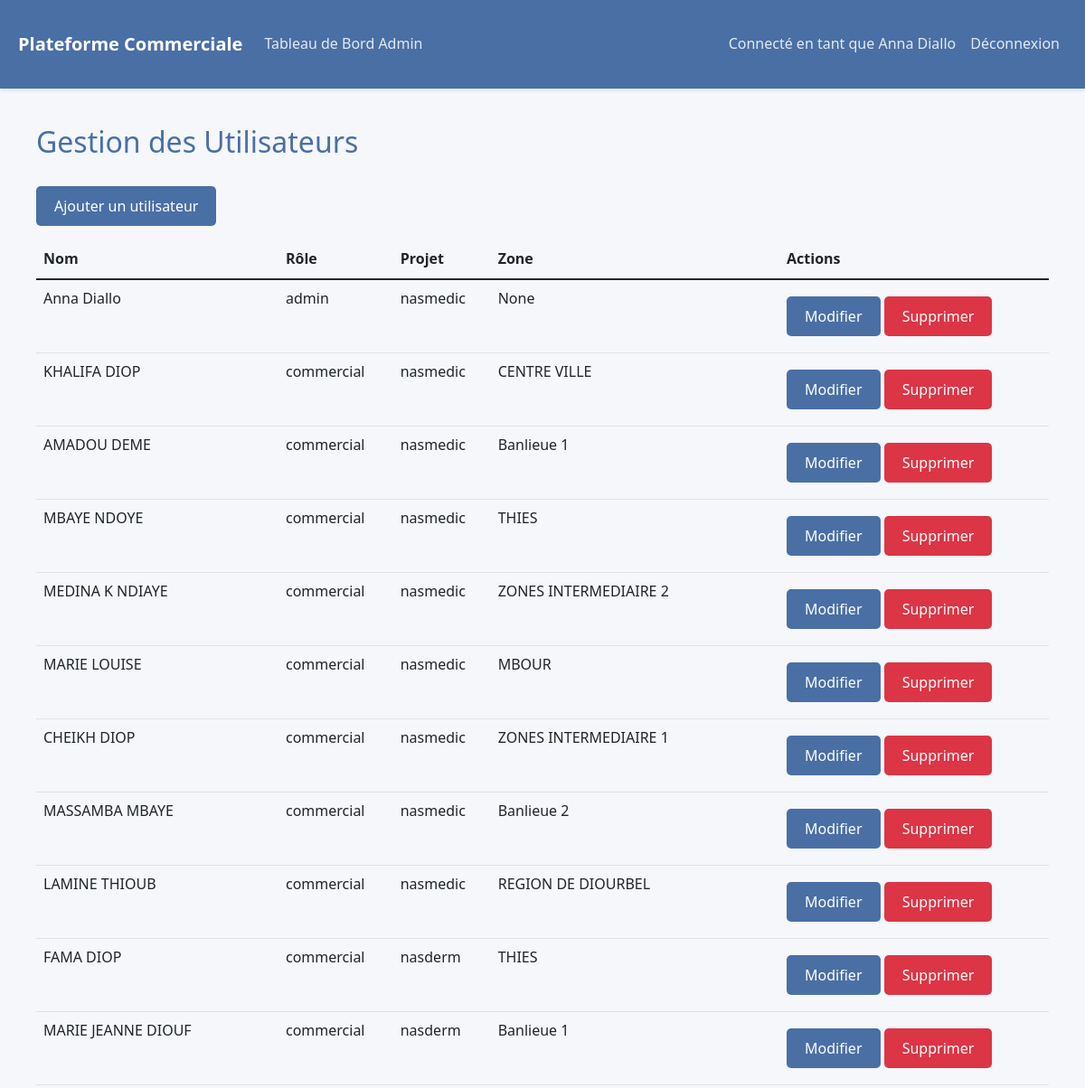
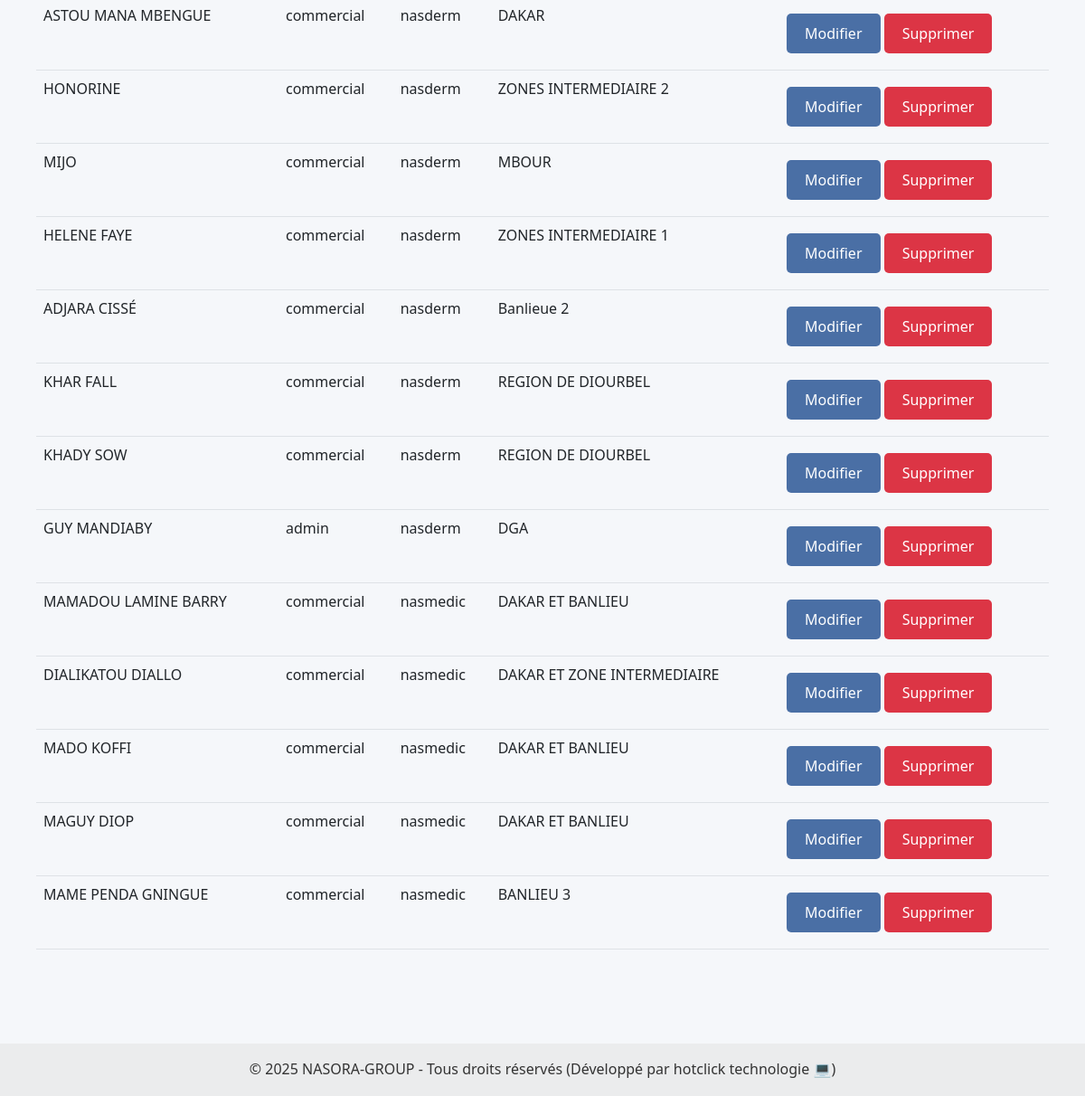
The app's page /admin/users (signed in) with its own data (2 pictures, top to bottom).
### models.py (models this page shows)
class User(db.Model):
    id = db.Column(db.Integer, primary_key=True)

### app.py (the view)
@app.route('/admin/users')
@login_required
def admin_users():
    if current_user.role != 'admin':
        flash('Accès non autorisé.', 'error')
        return redirect(url_for('home'))
    users = User.query.all()
    return render_template('admin_users.html', users=users)

### app.py (called while the page is built)
@login_manager.user_loader
def load_user(user_id):
    return User.query.get(int(user_id))

### templates/admin_users.html
{% extends 'base.html' %}
{% block content %}
<div class="container">
    <h2>Gestion des Utilisateurs</h2>
    <a href="{{ url_for('admin_add_user') }}" class="btn btn-primary mb-3">Ajouter un utilisateur</a>
    <table class="table">
        <thead>
            <tr>
                <th>Nom</th>
                <th>Rôle</th>
                <th>Projet</th>
                <th>Zone</th>
                <th>Actions</th>
            </tr>
        </thead>
        <tbody>
            {% for user in users %}
            <tr>
                <td>{{ user.username }}</td>
                <td>{{ user.role }}</td>
                <td>{{ user.project }}</td>
                <td>{{ user.zone }}</td>
                <td>
                    <a href="{{ url_for('admin_edit_user', user_id=user.id) }}" class="btn btn-sm btn-warning">Modifier</a>
                    <a href="{{ url_for('admin_delete_user', user_id=user.id) }}" class="btn btn-sm btn-danger" onclick="return confirm('Êtes-vous sûr?')">Supprimer</a>
                </td>
            </tr>
            {% endfor %}
        </tbody>
    </table>
</div>
{% endblock %}

### templates/base.html (shortened to what this page needs)
<!DOCTYPE html>
<html lang="fr">
<head>
    <link href="https://cdn.jsdelivr.net/npm/bootstrap@5.1.3/dist/css/bootstrap.min.css" rel="stylesheet">
    <link rel="stylesheet" href="https://cdnjs.cloudflare.com/ajax/libs/font-awesome/6.0.0/css/all.min.css">
    <link rel="stylesheet" type="text/css" href="https://cdn.datatables.net/1.11.5/css/jquery.dataTables.css">
    <link rel="stylesheet" href="{{ url_for('static', filename='css/styles.css') }}">
</head>
<body>
    <nav class="navbar navbar-expand-lg navbar-dark">
        <div class="container">
            <a class="navbar-brand" href="{{ url_for('home') }}">Plateforme Commerciale</a>
            <div class="collapse navbar-collapse" id="navbarNav">
                <ul class="navbar-nav me-auto">
                    {% if current_user.is_authenticated %}
                        {% if current_user.role == 'admin' %}
                            <li class="nav-item">
                                <a class="nav-link" href="{{ url_for('admin_dashboard') }}">Tableau de Bord Admin</a>
                            </li>
                        {% endif %}
                    {% endif %}
                </ul>
                <ul class="navbar-nav">
                    {% if current_user.is_authenticated %}
                        <li class="nav-item">
                            <span class="nav-link">Connecté en tant que {{ current_user.username }}</span>
                        </li>
                        <li class="nav-item">
                            <a class="nav-link" href="{{ url_for('logout') }}">Déconnexion</a>
                        </li>
                    {% else %}
                        <li class="nav-item">
                            <a class="nav-link" href="{{ url_for('login') }}">Connexion</a>
                        </li>
                    {% endif %}
                </ul>
            </div>
        </div>
    </nav>
    <div class="container">
        {% block content %}{% endblock %}
    </div>
    <footer class="bg-light text-center text-lg-start mt-5">
        <div class="text-center p-3" style="background-color: rgba(0, 0, 0, 0.05);">
            © 2025 NASORA-GROUP - Tous droits réservés  (Développé par hotclick technologie 💻)
        </div>
    </footer>
</body>
</html>

### static/css/styles.css (style rules this page uses)
:root { --primary-color: #4a6fa5; --secondary-color: #6c757d; --success-color: #28a745; --danger-color: #dc3545; --warning-color: #ffc107; --info-color: #17a2b8; --light-color: #f8f9fa; --dark-color: #343a40; }
body { font-family: 'Segoe UI', Tahoma, Geneva, Verdana, sans-serif; background-color: #f5f7fa; color: #333; line-height: 1.6; }
.navbar { background-color: var(--primary-color); box-shadow: 0 2px 4px rgba(0, 0, 0, 0.1); }
.navbar-brand { font-weight: bold; color: white !important; }
.nav-link { color: rgba(255, 255, 255, 0.85) !important; }
.container { max-width: 1200px; margin: 0 auto; padding: 20px; }
.btn { display: inline-block; background: var(--primary-color); color: white; padding: 10px 20px; border: none; border-radius: 5px; cursor: pointer; text-decoration: none; font-size: 16px; margin: 10px 0; transition: background 0.3s ease; }
.btn-danger { background: var(--danger-color); }
h1, h2, h3, h4, h5, h6 { color: var(--primary-color); margin-bottom: 20px; }

### records on screen
User: username "Anna Diallo", role "admin", project "nasmedic", zone "None"
User: username "KHALIFA DIOP", role "commercial", project "nasmedic", zone "CENTRE VILLE"
User: username "AMADOU DEME", role "commercial", project "nasmedic", zone "Banlieue 1"
User: username "MBAYE NDOYE", role "commercial", project "nasmedic", zone "THIES"
User: username "MEDINA K NDIAYE", role "commercial", project "nasmedic", zone "ZONES INTERMEDIAIRE 2"
User: username "MARIE LOUISE", role "commercial", project "nasmedic", zone "MBOUR"
User: username "CHEIKH DIOP", role "commercial", project "nasmedic", zone "ZONES INTERMEDIAIRE 1"
User: username "MASSAMBA MBAYE", role "commercial", project "nasmedic", zone "Banlieue 2"
User: username "LAMINE THIOUB", role "commercial", project "nasmedic", zone "REGION DE DIOURBEL"
User: username "FAMA DIOP", role "commercial", project "nasderm", zone "THIES"
User: username "MARIE JEANNE DIOUF", role "commercial", project "nasderm", zone "Banlieue 1"
User: username "ASTOU MANA MBENGUE", role "commercial", project "nasderm", zone "DAKAR"
User: username "HONORINE", role "commercial", project "nasderm", zone "ZONES INTERMEDIAIRE 2"
User: username "MIJO", role "commercial", project "nasderm", zone "MBOUR"
User: username "HELENE FAYE", role "commercial", project "nasderm", zone "ZONES INTERMEDIAIRE 1"
User: username "ADJARA CISSÉ", role "commercial", project "nasderm", zone "Banlieue 2"
User: username "KHAR FALL", role "commercial", project "nasderm", zone "REGION DE DIOURBEL"
User: username "KHADY SOW", role "commercial", project "nasderm", zone "REGION DE DIOURBEL"
User: username "GUY MANDIABY", role "admin", project "nasderm", zone "DGA"
User: username "MAMADOU LAMINE BARRY", role "commercial", project "nasmedic", zone "DAKAR ET BANLIEU"
User: username "DIALIKATOU DIALLO", role "commercial", project "nasmedic", zone "DAKAR ET ZONE INTERMEDIAIRE"
User: username "MADO KOFFI", role "commercial", project "nasmedic", zone "DAKAR ET BANLIEU"
User: username "MAGUY DIOP", role "commercial", project "nasmedic", zone "DAKAR ET BANLIEU"
User: username "MAME PENDA GNINGUE", role "commercial", project "nasmedic", zone "BANLIEU 3"
